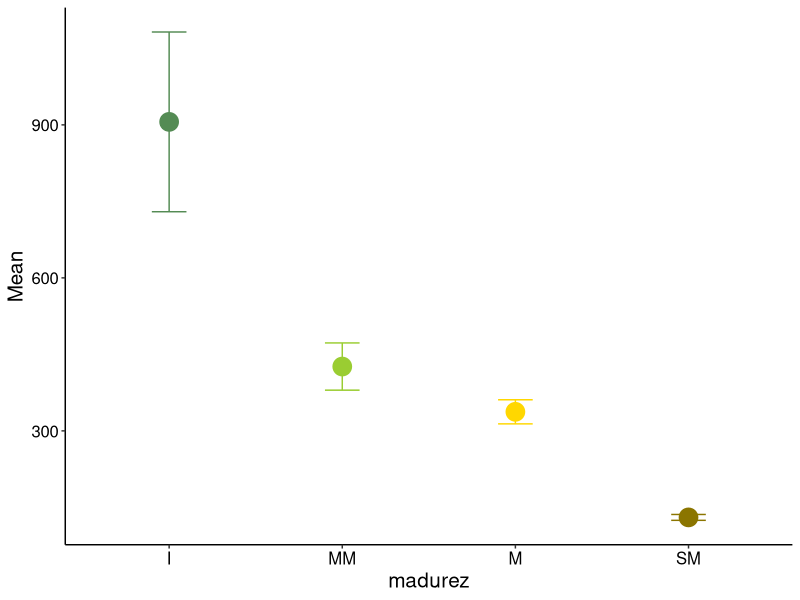
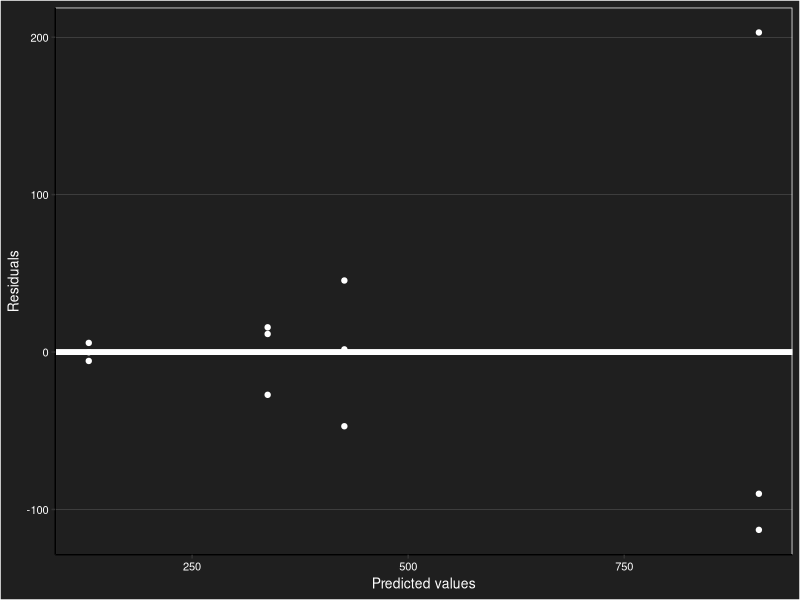
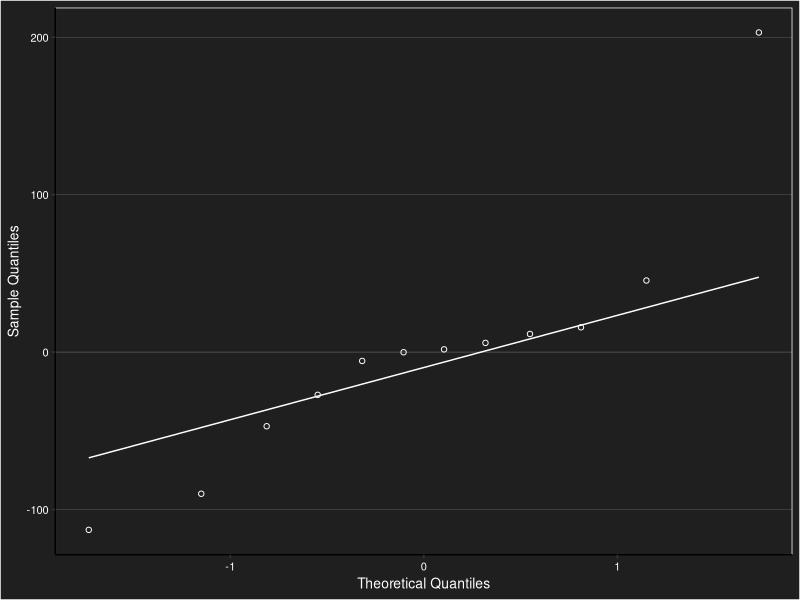

These charts were generated, in order, by the following R code: (Note: this script raises an error after producing the figures.)
## ---- chunk 1
knitr::opts_chunk$set(warning = FALSE, message = FALSE, echo = FALSE)

library(readxl)
data_mad_phenols <- read_excel("database.xlsx", sheet = "mad_phenols")
data_mad_phenols$madurez <- factor(data_mad_phenols$madurez, levels=c("I", "MM", "M", "SM"))

## ---- chunk 2
knitr::opts_chunk$set(warning = FALSE, message = FALSE, echo = FALSE)

library(dplyr)
tabla_fenoles <- data_mad_phenols %>% 
  dplyr::group_by(madurez) %>% 
  dplyr::summarise(n=n(),
                   Mean = mean(fenoles),
                   sd = sd(fenoles))

library(knitr)
kable(tabla_fenoles, format = "markdown")

## ---- chunk 3
knitr::opts_chunk$set(warning = FALSE, message = FALSE, echo = FALSE)

library(ggplot2)
plot_mad_fenoles <- ggplot(tabla_fenoles, aes(x = madurez, y = Mean, color = madurez)) +
    scale_color_manual(values = c("palegreen4", "yellowgreen", "gold", "gold4")) +
    stat_summary(fun = "mean", size = 6, geom = "point") +
    geom_errorbar(aes(ymin = Mean - sd, ymax = Mean + sd), width = 0.2, position = position_dodge(0.9)) +
    theme_classic() +
    theme(legend.title = element_blank()) +
    theme(legend.position = "none") +
    theme(text = element_text(size = 15, color = 'black')) +
    theme(axis.text = element_text(color = 'black'))
plot_mad_fenoles

## ---- chunk 4
knitr::opts_chunk$set(warning = FALSE, message = FALSE, echo = FALSE)

library(nlme)
modelos_mad_fenoles <- gls(fenoles ~ madurez, weights=varIdent(form=~1|madurez), data=data_mad_phenols)
modelos_mad_fenoles

## ---- chunk 5
knitr::opts_chunk$set(warning = FALSE, message = FALSE, echo = FALSE)

fenoles_mad_ajuste <- as.data.frame(cbind(
  "residuos" = residuals(modelos_mad_fenoles),
  "predichos" = predict(modelos_mad_fenoles)))

HV_fenoles_mad<-ggplot(fenoles_mad_ajuste) +
  aes(predichos, residuos) +
  geom_hline(yintercept = 0, colour="white", size=2) +
  geom_point(colour="white")+
  theme_classic()+
  labs(y="Residuals", x="Predicted values")+
  theme(legend.position = "bottom", legend.background = element_rect(fill = "gray12"))+
  theme(panel.grid.major.y = element_line(size=0.05, color='white'))+
  theme(panel.grid.major.x = element_blank())+
  theme(text = element_text(size=10, color='white'))+
  theme(axis.text = element_text(color='white'))+
  theme(plot.background = element_rect(fill = "gray12"))+
  theme(panel.background = element_rect(fill = "gray12", color = "white"))
HV_fenoles_mad

QQ_fenoles_mad<-ggplot(fenoles_mad_ajuste) +
aes(sample = residuos) +
  geom_qq(shape = 1, colour="white") +
  geom_qq_line(colour="white")+
  theme_classic()+
  labs(y="Sample Quantiles", x="Theoretical Quantiles")+
  theme(legend.position = "bottom", legend.background = element_rect(fill = "gray12"))+
  theme(panel.grid.major.y = element_line(size=0.05, color='white'))+
  theme(panel.grid.major.x = element_blank())+
  theme(text = element_text(size=10, color='white'))+
  theme(axis.text = element_text(color='white'))+
  theme(plot.background = element_rect(fill = "gray12"))+
  theme(panel.background = element_rect(fill = "gray12", color = "white"))
QQ_fenoles_mad

shapiro.test(fenoles_mad_ajuste$residuos)

## ---- chunk 6
knitr::opts_chunk$set(warning = FALSE, message = FALSE, echo = FALSE)

anova(modelos_mad_fenoles)

## ---- chunk 7
knitr::opts_chunk$set(warning = FALSE, message = FALSE, echo = FALSE)

library(emmeans)
Comp_mad_fenoles<-emmeans(modelos_mad_fenoles, pairwise ~ madurez) #Tukey por default  
Comp_mad_fenoles
plot(Comp_mad_fenoles, comparisons = FALSE, arrow.type = "none") + theme_classic() +
  labs(x = "mg Fenoles / 100g PF)", y ="Madurez")

## ---- chunk 8
knitr::opts_chunk$set(warning = FALSE, message = FALSE, echo = FALSE)

library(readxl)
library(dplyr)

Datos0 <- read_excel("database.xlsx", sheet = "mad_aaox")
Datos0$Muestra <- factor(Datos0$Muestra)
Datos0$Conc <- factor(Datos0$Conc)
Datos0$Pip <- factor(Datos0$Pip)
Datos0$Trata <- factor(Datos0$Trata, levels = c("I", "MM", "M", "SM"))

# Datos0 %>% dplyr::filter(Conc == extract_Conc)

filter_list <- c("1.25", "2.5", "5", "12.5")
names_Conc<- c("ext_1.25", "ext_2.5", "ext_5", "ext_12.5")
list_Conc <- list()
for (extract_Conc in filter_list) {
  temp_table <- Datos0 %>% filter(Conc == extract_Conc)

  # Cambia el nombre de la columna Conc
  colnames(temp_table)[which(colnames(temp_table) == "In")] <- names_Conc
  # Selecciona las columnas 1 y 4
  temp_table <- temp_table %>% select(1, 4)
  # Agrega la tabla a la lista
  list_Conc[[paste0("extract_", extract_Conc)]] <- temp_table
  
}
# Une las tablas por columna
all_conc <- bind_cols(list_Conc)
# Elimina las columnas duplicadas
all_conc <- all_conc[,-c(3,5,7)]
# Se agrega columna de fenoles
all_conc <-cbind(all_conc, data_mad_phenols[,-c(1)]) 

## ---- chunk 9
knitr::opts_chunk$set(warning = FALSE, message = FALSE, echo = FALSE)

# new names
all_conc <- rename(all_conc, ext_1.25=ext_1.25...2)
all_conc <- rename(all_conc, ext_2.5=ext_1.25...4)
all_conc <- rename(all_conc, ext_5=ext_1.25...6)
all_conc <- rename(all_conc, ext_12.5=ext_1.25...8)

# models
mod_1.25<- lm(ext_1.25~fenoles, data=all_conc)
mod_2.5<- lm(ext_2.5~fenoles, data=all_conc)
mod_5<- lm(ext_5~fenoles, data=all_conc)
mod_12.5<- lm(ext_12.5~fenoles, data=all_conc)

## ---- chunk 10
knitr::opts_chunk$set(warning = FALSE, message = FALSE, echo = FALSE)

library(knitr)
kable(summary(mod_1.25)$coefficients[2,4], format = "markdown", col.names = "p-valor")

## ---- chunk 11
knitr::opts_chunk$set(warning = FALSE, message = FALSE, echo = FALSE)

kable(summary(mod_2.5)$coefficients[2,4], format = "markdown", col.names = "p-valor")

## ---- chunk 12
knitr::opts_chunk$set(warning = FALSE, message = FALSE, echo = FALSE)

kable(summary(mod_5)$coefficients[2,4], format = "markdown", col.names = "p-valor")

## ---- chunk 13
knitr::opts_chunk$set(warning = FALSE, message = FALSE, echo = FALSE)

kable(summary(mod_12.5)$coefficients[2,4], format = "markdown", col.names = "p-valor")

## ---- chunk 14
knitr::opts_chunk$set(warning = FALSE, message = FALSE, echo = FALSE)

library(ggplot2)
library(GGally)
GCORmad <- ggpairs(all_conc, columns = 2:9, lower = list(continuous = "points"))
GCORmad + theme_minimal()
